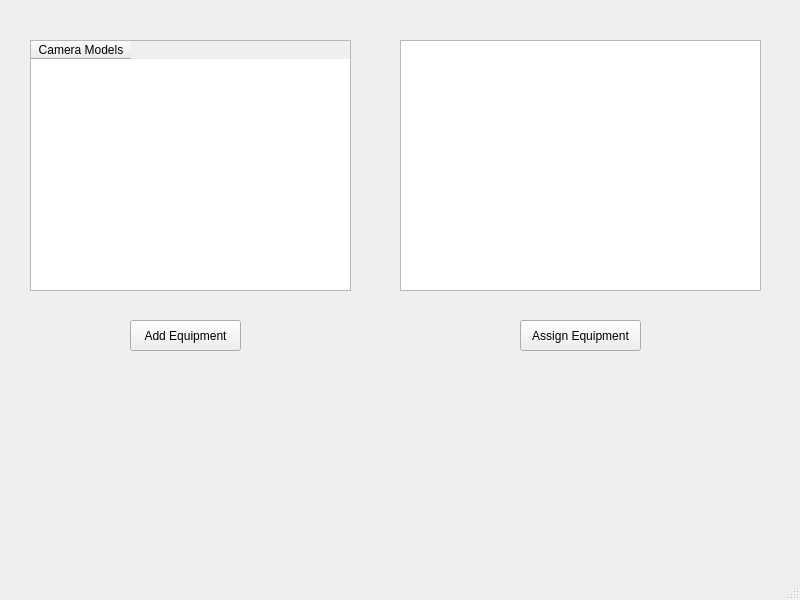
<?xml version="1.0" encoding="UTF-8"?>
<ui version="4.0">
 <class>MainWindow</class>
 <widget class="QMainWindow" name="MainWindow">
  <property name="geometry">
   <rect>
    <x>0</x>
    <y>0</y>
    <width>800</width>
    <height>600</height>
   </rect>
  </property>
  <property name="windowTitle">
   <string>MainWindow</string>
  </property>
  <widget class="QWidget" name="centralwidget">
   <widget class="QTableWidget" name="tableWidget">
    <property name="geometry">
     <rect>
      <x>30</x>
      <y>40</y>
      <width>321</width>
      <height>251</height>
     </rect>
    </property>
    <column>
     <property name="text">
      <string>Camera Models</string>
     </property>
    </column>
   </widget>
   <widget class="QTableWidget" name="tableWidget_2">
    <property name="geometry">
     <rect>
      <x>400</x>
      <y>40</y>
      <width>361</width>
      <height>251</height>
     </rect>
    </property>
   </widget>
   <widget class="QPushButton" name="AddEquipment">
    <property name="geometry">
     <rect>
      <x>130</x>
      <y>320</y>
      <width>111</width>
      <height>31</height>
     </rect>
    </property>
    <property name="text">
     <string>Add Equipment</string>
    </property>
   </widget>
   <widget class="QPushButton" name="AssignEquipment">
    <property name="geometry">
     <rect>
      <x>520</x>
      <y>320</y>
      <width>121</width>
      <height>31</height>
     </rect>
    </property>
    <property name="text">
     <string>Assign Equipment</string>
    </property>
   </widget>
  </widget>
  <widget class="QMenuBar" name="menubar">
   <property name="geometry">
    <rect>
     <x>0</x>
     <y>0</y>
     <width>800</width>
     <height>21</height>
    </rect>
   </property>
  </widget>
  <widget class="QStatusBar" name="statusbar"/>
 </widget>
 <resources/>
 <connections/>
</ui>
